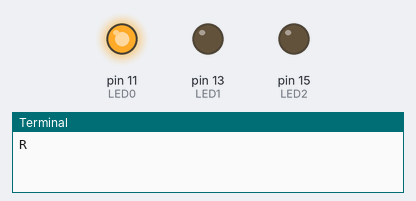
The program below on a simulated Raspberry Pi (header pin numbers). On the bench: output pins drawn as LEDs (lit = HIGH), the last lines printed to the terminal. At 6.0 s the program stops and its outputs stay as they are.

Above: at 0.1 s.
At 2.1 s:
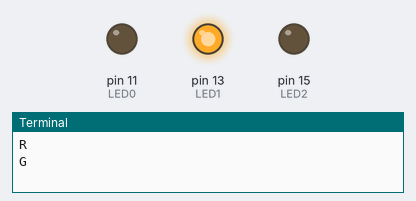
At 4.1 s:
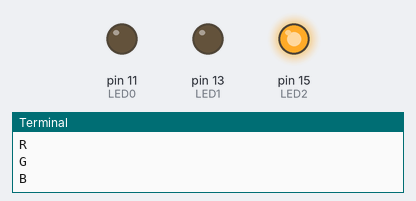
At 6.1 s:
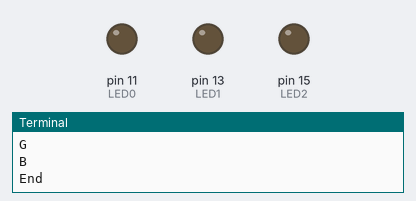
Timing chart, 0 to 7.5 s (numbered marks = the images above):
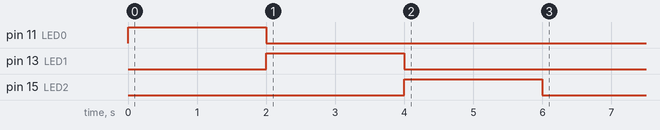

Measured:
- by itself, pin 11 (LED0): LOW → HIGH at 0.00 s, → LOW 2.0 s later
- by itself, pin 13 (LED1): LOW → HIGH at 2.0 s, → LOW 2.0 s later
- by itself, pin 15 (LED2): LOW → HIGH at 4.0 s, → LOW 2.0 s later

The program:

HelloRGB.py
```python
import time
import RPi.GPIO as GPIO

# 設定 GPIO 腳位模式
GPIO.setmode(GPIO.BOARD)

# 關閉警告
GPIO.setwarnings(False)

# 設定 LED pin變數
LED0 = 11 #R
LED1 = 13 #G
LED2 = 15 #B

# 設定為輸出
GPIO.setup(LED0, GPIO.OUT)
GPIO.setup(LED1, GPIO.OUT)
GPIO.setup(LED2, GPIO.OUT)

# RGB 輪詢
GPIO.output(LED0, GPIO.HIGH)
GPIO.output(LED1, GPIO.LOW)
GPIO.output(LED2, GPIO.LOW)
print("R")
time.sleep(2)

GPIO.output(LED0, GPIO.LOW)
GPIO.output(LED1, GPIO.HIGH)
GPIO.output(LED2, GPIO.LOW)
print("G")
time.sleep(2)

GPIO.output(LED0, GPIO.LOW)
GPIO.output(LED1, GPIO.LOW)
GPIO.output(LED2, GPIO.HIGH)
print("B")
time.sleep(2)

GPIO.output(LED0, GPIO.LOW)
GPIO.output(LED1, GPIO.LOW)
GPIO.output(LED2, GPIO.LOW)
print("End")
```
